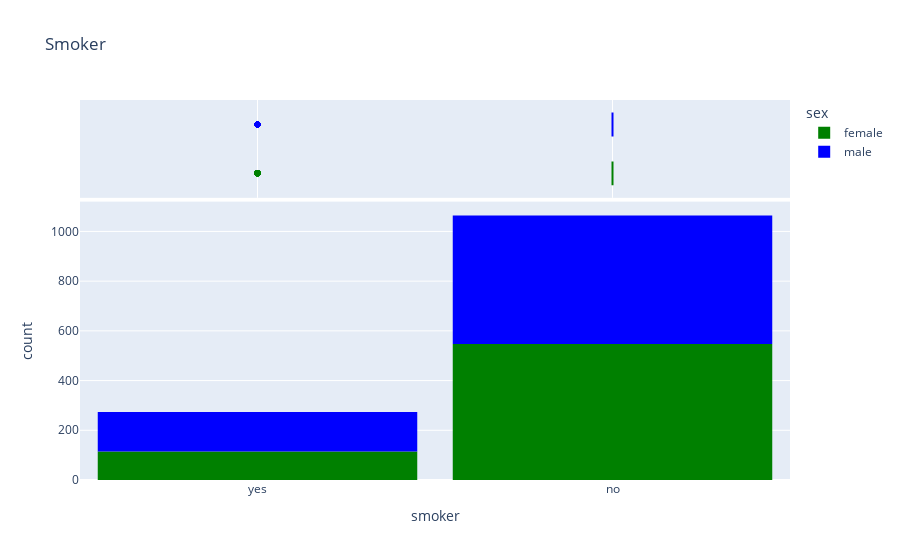

Here is the notebook cell this chart was saved with:
### Code cell
fig=px.histogram(medical_df,
         x='smoker',
         marginal='box',
         color='sex',
         color_discrete_sequence=['green','blue'],        
         title='Smoker')
fig.update_layout(bargap=0.1)
fig.show()  #no effect

### Figure 1 — Plotly figure (JSON) as saved in the notebook; plotly's stock layout.template omitted (floating-point values rounded to 4 significant figures; data arrays with more than 128 entries replaced by an {"elided": "..."} marker saying what was removed)
{"data": [{"alignmentgroup": "True", "bingroup": "x", "hovertemplate": "sex=female<br>smoker=%{x}<br>count=%{y}<extra></extra>", "legendgroup": "female", "marker": {"color": "green", "pattern": {"shape": ""}}, "name": "female", "offsetgroup": "female", "orientation": "v", "showlegend": true, "type": "histogram", "x": {"elided": "662 str values"}, "xaxis": "x", "yaxis": "y"}, {"alignmentgroup": "True", "hovertemplate": "sex=female<br>smoker=%{x}<extra></extra>", "legendgroup": "female", "marker": {"color": "green"}, "name": "female", "notched": true, "offsetgroup": "female", "showlegend": false, "type": "box", "x": {"elided": "662 str values"}, "xaxis": "x2", "yaxis": "y2"}, {"alignmentgroup": "True", "bingroup": "x", "hovertemplate": "sex=male<br>smoker=%{x}<br>count=%{y}<extra></extra>", "legendgroup": "male", "marker": {"color": "blue", "pattern": {"shape": ""}}, "name": "male", "offsetgroup": "male", "orientation": "v", "showlegend": true, "type": "histogram", "x": {"elided": "676 str values"}, "xaxis": "x", "yaxis": "y"}, {"alignmentgroup": "True", "hovertemplate": "sex=male<br>smoker=%{x}<extra></extra>", "legendgroup": "male", "marker": {"color": "blue"}, "name": "male", "notched": true, "offsetgroup": "male", "showlegend": false, "type": "box", "x": {"elided": "676 str values"}, "xaxis": "x2", "yaxis": "y2"}], "layout": {"bargap": 0.1, "barmode": "relative", "legend": {"title": {"text": "sex"}, "tracegroupgap": 0}, "title": {"text": "Smoker"}, "xaxis": {"anchor": "y", "domain": [0, 1], "title": {"text": "smoker"}}, "xaxis2": {"anchor": "y2", "domain": [0, 1], "matches": "x", "showgrid": true, "showticklabels": false}, "yaxis": {"anchor": "x", "domain": [0, 0.7326], "title": {"text": "count"}}, "yaxis2": {"anchor": "x2", "domain": [0.7426, 1], "matches": "y2", "showgrid": false, "showline": false, "showticklabels": false, "ticks": ""}}}
